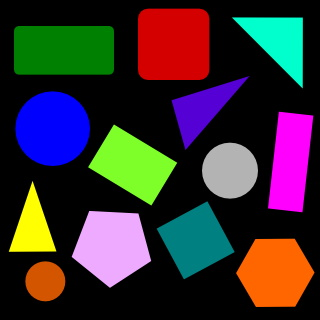
#> input picture 2/shapes.jpg, 320 x 320 px
$ python book_finder.py
#> lines starting #> are read from the running program, lines starting #| are printed output that depends on the picture; after the words box and inside, x2 and y2 are one past the last pixel; in counts of white or black regions, pixels touching at a corner belong together
import imutils
import cv2

image = cv2.imread("shapes.jpg")
#> image is the input picture: shape (320, 320, 3); mean B, G, R 49.5, 46.4, 56.1
gray = cv2.cvtColor(image, cv2.COLOR_BGR2GRAY)
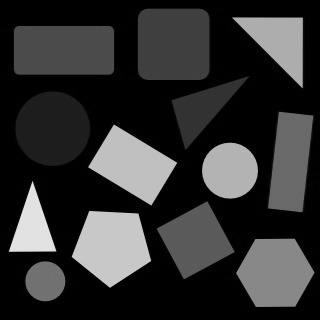
#> gray: shape (320, 320); min 0, max 231, mean 49.6
cv2.imwrite("gray.jpg", gray)

thresh = cv2.threshold(gray, 20, 255, cv2.THRESH_BINARY)[1]
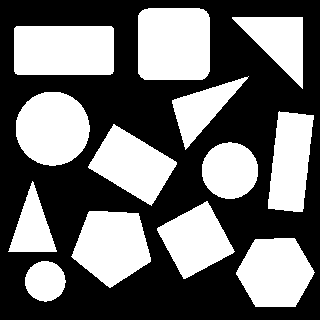
#> thresh: shape (320, 320); 42.6% white; 13 white regions

cnts = cv2.findContours(thresh.copy(), cv2.RETR_EXTERNAL, cv2.CHAIN_APPROX_SIMPLE)
#> cnts = 13 contours; largest, box (x1, y1, x2, y2) and area: (138, 8, 210, 80) 4950, (14, 26, 114, 75) 4740, (16, 92, 90, 166) 4204, (71, 211, 151, 288) 4150, (236, 238, 315, 307) 3973
cnts = imutils.grab_contours(cnts)

for c in cnts:
	M = cv2.moments(c)
	cX = int((M["m10"] / M["m00"]))
	cY = int((M["m01"] / M["m00"]))

	peri = cv2.arcLength(c, True)
	approx = cv2.approxPolyDP(c, 0.03 * peri, True)

	if len(approx) == 3:
		shape = "triangle"

	elif len(approx) == 4:
		(x, y, w, h) = cv2.boundingRect(approx)
		ar = w / float(h)
		shape = "square" if ar >= 0.95 and ar <= 1.05 else "rectangle"

	elif len(approx) == 5:
		shape = "pentagon"

	elif len(approx) == 6:
		shape = "hexagon"

	else:
		shape = "circle"

	c = c.astype("float")
	c = c.astype("int")
	cv2.drawContours(image, [c], -1, (0, 255, 0), 2)
	cv2.putText(image, shape, (cX-25, cY), cv2.FONT_HERSHEY_SIMPLEX, 0.5, (255, 255, 255), 2)

	cv2.imshow("Image", image)
	cv2.waitKey(0)
#> this loop made 13 passes
#> (cX, cY, peri, approx, x, y, w, h) on passes 4, 7, 8, 11, 13: (195, 239, 245.3, [[207, 201], [157, 228], [183, 278], [234, 251]], 157, 201, 78, 78), (132, 164, 264.2, [[113, 124], [88, 167], [151, 205], [176, 162]], 88, 124, 89, 82), (290, 161, 273, [[279, 111], [268, 208], [302, 211], [313, 115]], 268, 111, 46, 101), (63, 49, 289.3, [[14, 28], [17, 74], [113, 71], [111, 26]], 14, 26, 100, 49), (173, 43, 270.5, [[142, 10], [140, 76], [204, 78], [206, 11]], 140, 10, 67, 69)
#> (c, cX, cY, peri, approx, shape) on pass 12: ([[232, 17], [232, 18], [302, 88], [302, 17]], 278, 40, 241, [[232, 17], [302, 88], [302, 17]], 'triangle')
#> pass 1, `cv2.imshow("Image", image)`:
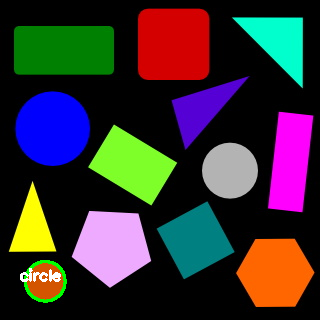
#> window 'Image': shape (320, 320, 3); mean B, G, R 50.2, 47.7, 55.9
#> pass 2, `cv2.imshow("Image", image)`:
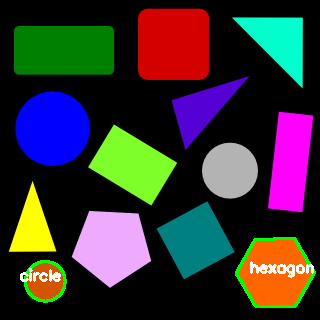
#> window 'Image': shape (320, 320, 3); mean B, G, R 51.3, 49.9, 54.9
#> after the loop:
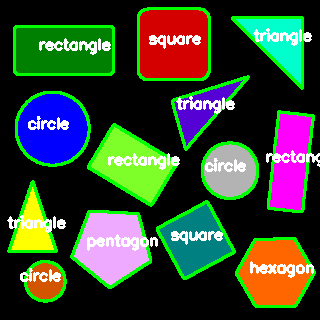
#> image: shape (320, 320, 3); 14.54% of pixels changed, all inside (x1, y1, x2, y2) = (7, 7, 320, 308)

$ run again, with 2/closed.jpg copied over 2/shapes.jpg
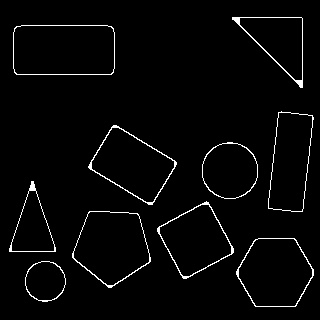
#> input picture 2/closed.jpg, 320 x 320 px
#> image is the input picture: shape (320, 320, 3); min 0, max 255, mean 7
#> thresh: shape (320, 320); 2.7% white in thin lines or dots, all inside (x1, y1, x2, y2) = (9, 17, 314, 307)
#> cnts = 10 contours; largest, box (x1, y1, x2, y2) and area: (13, 25, 115, 75) 4905, (72, 211, 151, 288) 4192, (236, 238, 314, 307) 4038, (88, 125, 177, 205) 3760, (268, 111, 314, 212) 3391
#> the loop `for c in cnts:` made 10 passes
#> (cX, cY, peri, approx, x, y, w, h) on passes 4, 7, 8, 9: (195, 239, 244.5, [[206, 201], [157, 228], [183, 278], [233, 252]], 157, 201, 77, 78), (132, 164, 261.9, [[113, 125], [88, 167], [152, 204], [176, 162]], 88, 125, 89, 80), (290, 161, 272.4, [[281, 111], [268, 208], [302, 211], [313, 117]], 268, 111, 46, 101), (63, 49, 291.8, [[14, 28], [16, 74], [113, 72], [111, 26]], 14, 26, 100, 49)
#> pass 1, `cv2.imshow("Image", image)`:
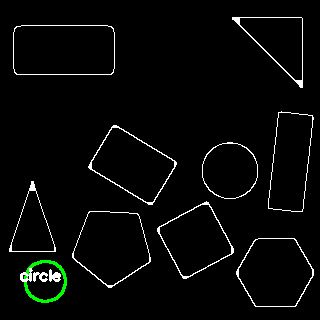
#> window 'Image': shape (320, 320, 3); mean B, G, R 7.3, 8.3, 7.3
#> after the loop `for c in cnts:`:
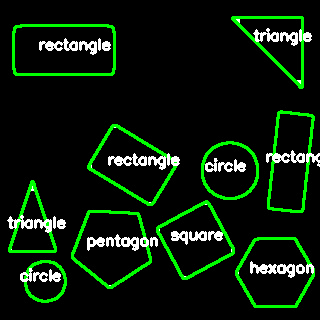
#> image: shape (320, 320, 3); 11.13% of pixels changed, all inside (x1, y1, x2, y2) = (7, 16, 320, 308)
